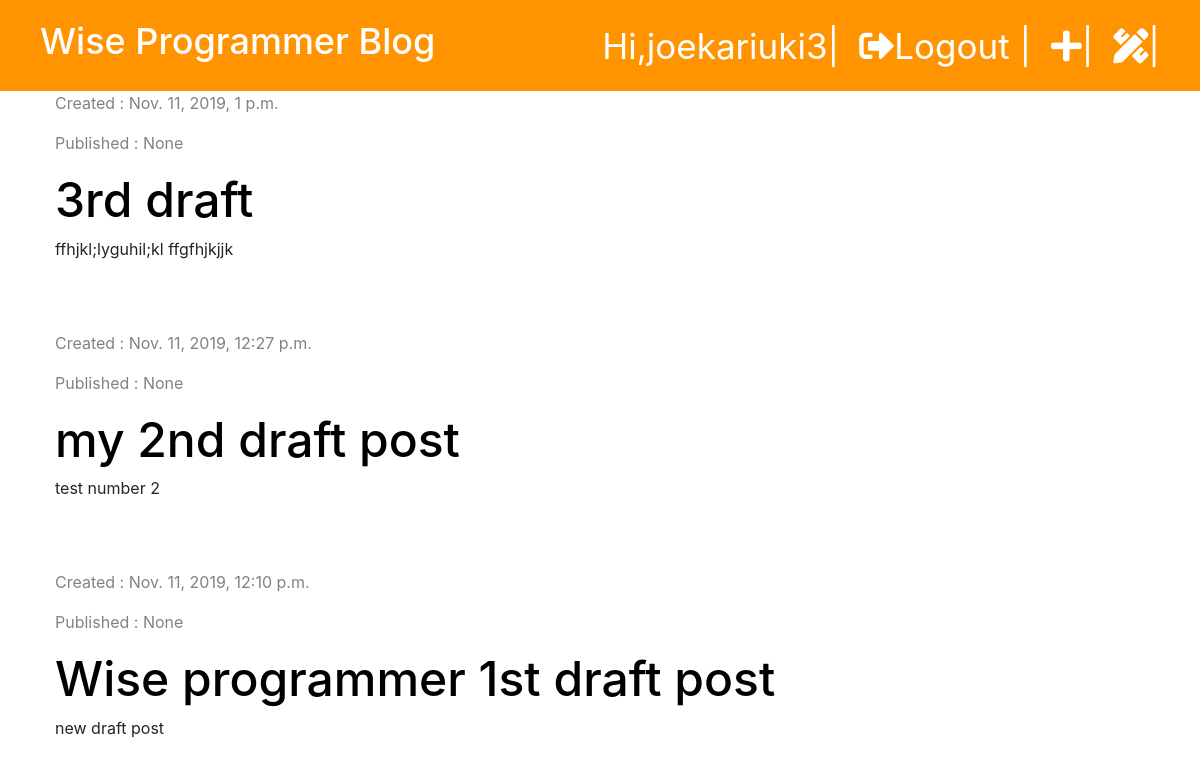
The page /drafts/ (signed in) on the database as committed earlier.
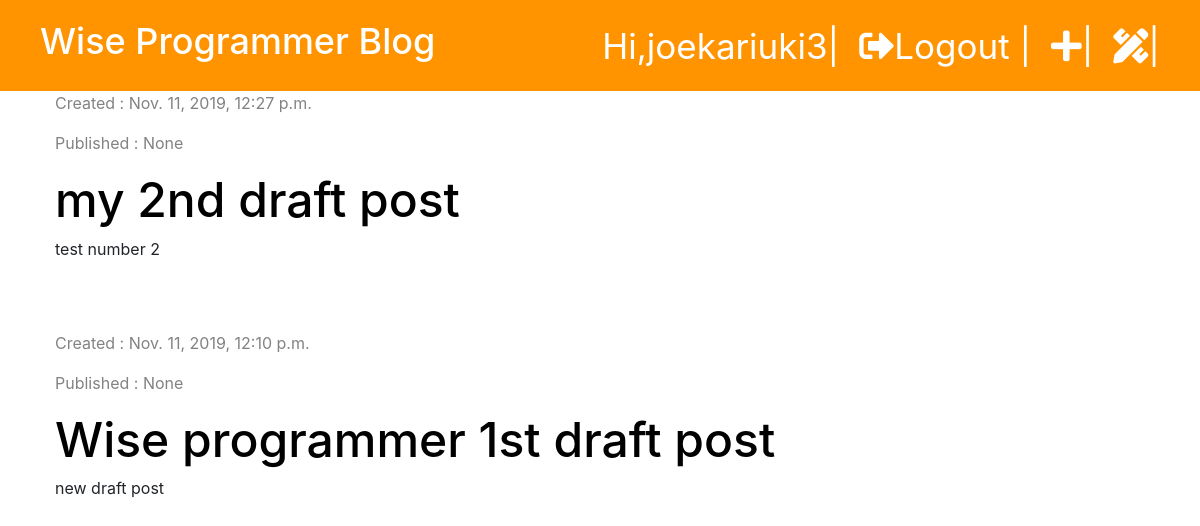
The same page on the database as committed later.
### blog/models.py (models this page shows, shortened)
class Post(models.Model):
    author = models.ForeignKey('auth.User', on_delete=models.CASCADE)
    title = models.CharField(max_length=10000)
    text = models.TextField()
    created_date = models.DateTimeField(default=timezone.now)
    published_date = models.DateTimeField(blank=True, null=True)

### blog/views.py (the view)
# urls.py: path('drafts/', views.post_draft_list, name='post_draft_list'),
@login_required
def post_draft_list(request):
    post = Post.objects.filter(published_date__isnull=True).order_by('-created_date')
    stuff_for_frontend = {'posts': post }
    return render(request, 'blog/post_draft_list.html', stuff_for_frontend)

### blog/templates/blog/post_draft_list.html (shortened to what this page needs)
{% extends 'blog/base.html' %}
    {% block content%}
        {% for post in posts %}
            <div class="post">
                <div class="date">
                    <p>Created : {{ post.created_date }}</p>
                    <p> Published : {{ post.published_date }}</p>
                </div>
                <h1> <a href="{% url 'post_detail' pk=post.pk %}"> {{ post.title }} </a> </h1>
                <p> {{ post.text | truncatechars:50}} </p>
            </div>
        {% endfor %}
    {% endblock %}

Rows that differ between the two databases and show on the page:
removed Post: created_date "Nov. 11, 2019, 1 p.m.", published_date "None", title "3rd draft", text "ffhjkl;lyguhil;kl ffgfhjkjjk"
